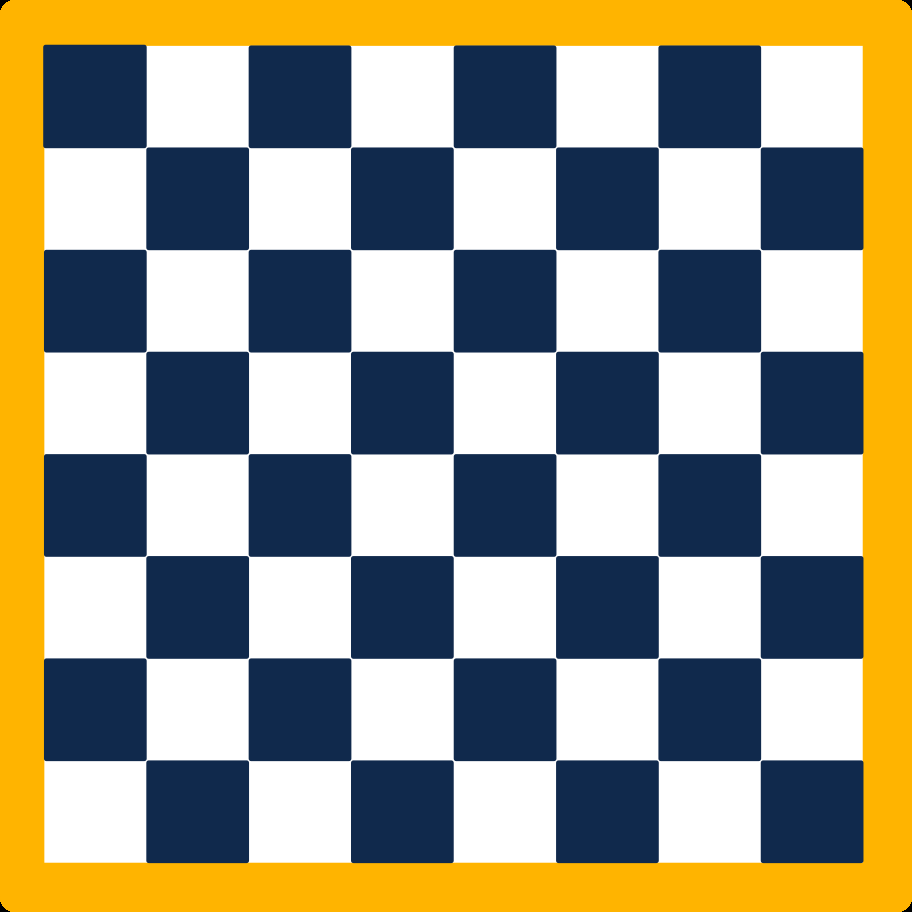
#> input picture assets/images/chessboard.png, 912 x 912 px; its folder holds only this picture in this run
$ python -i slid.py   (imports and definitions only)
#> lines starting #> are read from the running program, lines starting #| are printed output that depends on the picture
### android/app/src/main/python/Chess2FEN/lc2fen/detectboard/debug.py
"""
Debug utils.
"""
import itertools
from copy import copy
from random import randint

import cv2
import numpy as np

DEBUG = False  # Enable or disable debug images
COUNTER = itertools.count()
DEBUG_SAVE_DIR = "data/boards/debug_steps/"


def rand_color():
    """Returns a random rgb color."""
    return randint(0, 255), randint(0, 255), randint(0, 255)


class DebugImage:
    """
    Represents a debug image. Can draw points and lines and save the
    resulting image.
    """

    def __init__(self, img):
        if DEBUG:
            if isinstance(img, tuple):
                img = np.zeros((img[0], img[1], 3), np.uint8)
            if len(img.shape) < 3:
                img = cv2.cvtColor(img, cv2.COLOR_GRAY2RGB)
            self.img = copy(img)

    def lines(self, _lines, color=(0, 0, 255), size=2):
        """Draw lines in the image."""
        if DEBUG:
            for li1, li2 in _lines:
                cv2.line(self.img, tuple(li1), tuple(li2), color, size)
        return self

    # [7 lines left out: function points, not called in this run]

    def save(self, filename, prefix=True):
        """Save the image."""
        global COUNTER
        if DEBUG:
            if prefix:
                __prefix = "__debug_" + "%04d" % int(next(COUNTER)) + "_"
            else:
                __prefix = ""

            cv2.imwrite(DEBUG_SAVE_DIR + __prefix + filename + ".jpg",
                        self.img)

### android/app/src/main/python/Chess2FEN/lc2fen/detectboard/slid.py
"""
Straight line detector.
"""
import math

import cv2
import numpy as np

from Chess2FEN.lc2fen.detectboard import debug


def __slid_segments(img):
    """
    Find all segments in the image using different settings.

    :param img: Image to search.
    :return: A list of all the segments found.
    """

    def detect_edges(img):
        """Apply Canny edge detector (automatic threshold)."""
        sigma = 0.25
        v = np.median(img)
        img = cv2.medianBlur(img, 5)
        img = cv2.GaussianBlur(img, (7, 7), 2)
        lower = int(max(0, (1. - sigma) * v))
        upper = int(min(255, (1. + sigma) * v))
        return cv2.Canny(img, lower, upper)

    def simplify_image(img, limit, grid, iters):
        """Simplify image using CLAHE algorithm (adaptive histogram
        equalization)."""
        img = cv2.cvtColor(img, cv2.COLOR_BGR2GRAY)
        for _ in range(iters):
            img = cv2.createCLAHE(clipLimit=limit, tileGridSize=grid).apply(
                img)
        debug.DebugImage(img).save("slid_clahe_@1")
        if limit != 0:
            kernel = np.ones((10, 10), np.uint8)
            img = cv2.morphologyEx(img, cv2.MORPH_CLOSE, kernel)
            debug.DebugImage(img).save("slid_clahe_@2")
        return img

    def detect_lines(img):
        """Detect lines using the probabilistic Hough transform."""
        beta = 2
        lines = cv2.HoughLinesP(img, rho=1, theta=np.pi / 360 * beta,
                                threshold=40, minLineLength=50,
                                maxLineGap=15)  # [40, 40, 10]
        if lines is None:
            return []

        __lines = []
        for line in np.reshape(lines, (-1, 4)):
            __lines.append(
                [[int(line[0]), int(line[1])], [int(line[2]), int(line[3])]])
        return __lines

    clahe_settings = [[3, (2, 6), 5],  # @1
                      [3, (6, 2), 5],  # @2
                      [5, (3, 3), 5],  # @3
                      [0, (0, 0), 0]]  # EE

    segments = []
    i = 0
    for key, arr in enumerate(clahe_settings):
        tmp = simplify_image(img, limit=arr[0], grid=arr[1], iters=arr[2])
        __segments = detect_lines(detect_edges(tmp))
        segments += __segments
        i += 1
        debug.DebugImage(detect_edges(tmp)).lines(__segments).save(
            "pslid_F%d" % i)
    return segments


# [185 lines left out: functions __scale_lines, slid, not called in this run]

>>> import cv2
>>> picture = cv2.imread('../../../../../../../../assets/images/chessboard.png')
#> picture is the input picture: shape (912, 912, 3); mean B, G, R 132.6, 153.5, 157.9
>>> result = __slid_segments(picture)
#> the loop in __slid_segments, `for key, arr in enumerate(clahe_settings):` made 4 passes
#> pass 1, in simplify_image, `img = cv2.cvtColor(img, cv2.COLOR_BGR2GRAY)`:
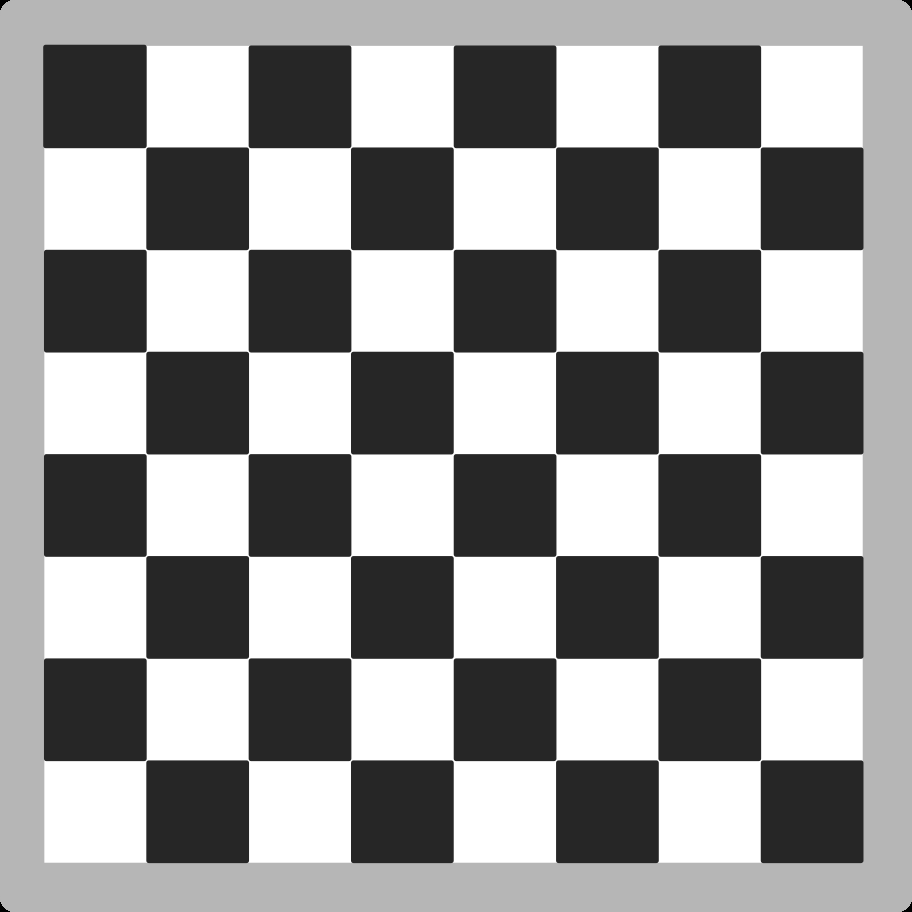
#> img: shape (912, 912); min 0, max 255, mean 152.6
#> pass 1, in simplify_image, `img = cv2.morphologyEx(img, cv2.MORPH_CLOSE, kernel)`:
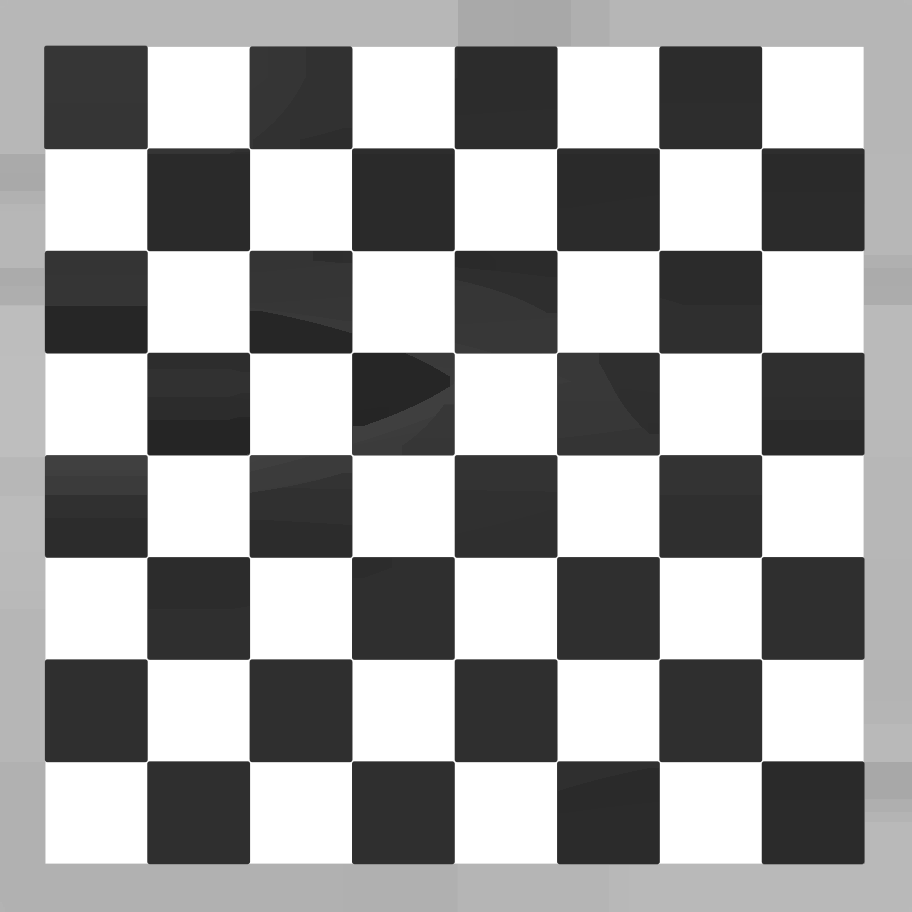
#> img: shape (912, 912); min 37, max 255, mean 155.9
#> pass 1, in detect_edges, `img = cv2.GaussianBlur(img, (7, 7), 2)`:
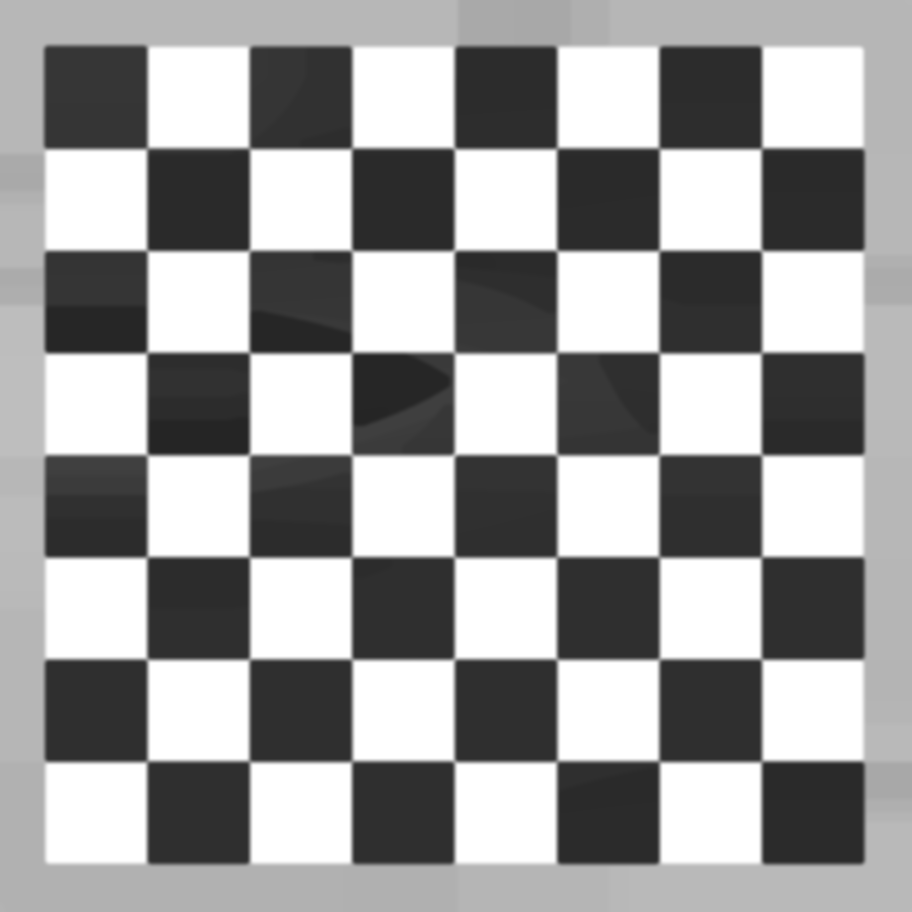
#> img: shape (912, 912); min 37, max 255, mean 155.9
#> after the loop in __slid_segments, `for key, arr in enumerate(clahe_settings):`: i = 4
#> result = 287 items
